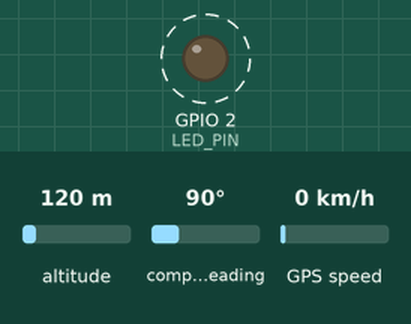
Bench run of a sketch on a simulated ESP32. Parts: output pins drawn as LEDs (lit = HIGH). Dashed ring = blinking. Inputs (shaded band) come from the test bench; at power-on: altitude 120 m, compass heading 90°, GPS speed 0 km/h. Storage starts empty; the GPS gets a fix after 3 s at 37.7749, -122.4194 with 8 satellites; what the sketch prints to the serial monitor is not drawn.

Above: at 1.5 s.
Timing chart, 0 to 4.0 s (numbered marks = the images above):
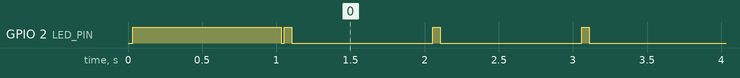

Measured:
- by itself, GPIO 2 (LED_PIN): repeats every 1.0 s: HIGH 0.05 s, LOW 0.95 s

The sketch:

Blink.ino
```cpp
#include <TinyGPS++.h> // ไลบรารีสำหรับแปลภาษา GPS
#include <SD.h>        // ไลบรารีสำหรับ SD Card
#include <SPI.h>       // ไลบรารีการสื่อสาร

// ==========================================
// 🔌 การตั้งค่าขา (Wiring - ESP32 Devkit V1)
// ==========================================

// 1. ตั้งค่า GPS (NEO-6M)
static const int RXPin = 16; // สาย TX ของ GPS --> เสียบขา 16 (RX2) ของ ESP32
static const int TXPin = 17; // สาย RX ของ GPS --> เสียบขา 17 (TX2) ของ ESP32
static const uint32_t GPSBaud = 9600; // ความเร็วมาตรฐานของ NEO-6M

// 2. ตั้งค่า SD Card
#define CS_PIN 5  // สาย CS ของ SD Card --> เสียบขา 5 (D5) ของ ESP32

// 3. ไฟสถานะ (บนบอร์ด)
#define LED_PIN 2 // ไฟสีฟ้าบนบอร์ด เอาไว้กระพริบโชว์

// ==========================================
// ตัวแปรระบบ
// ==========================================
TinyGPSPlus gps;
HardwareSerial neogps(1); // ใช้ Hardware Serial ช่อง 1
File myFile;
String filename = "/football_data.csv"; // ตั้งชื่อไฟล์ที่นี่
unsigned long lastLog = 0;

void setup() {
  // เริ่มต้น Serial Monitor (เอาไว้ดูในคอม ถ้าเสียบสาย)
  Serial.begin(115200);

  // เริ่มต้นรับค่า GPS
  neogps.begin(GPSBaud, SERIAL_8N1, RXPin, TXPin);

  // ตั้งค่าไฟ LED เป็น Output
  pinMode(LED_PIN, OUTPUT);

  Serial.println("\n--- Wolfsburg GPS System Starting ---");

  // --- 1. เริ่มต้น SD Card ---
  Serial.print("Initializing SD card... ");

  // ถ้าหาการ์ดไม่เจอ ให้ไฟกระพริบรัวๆ (SOS Mode)
  if (!SD.begin(CS_PIN)) {
    Serial.println("FAILED! (Check Connection)");
    while (1) {
      digitalWrite(LED_PIN, HIGH); delay(50);
      digitalWrite(LED_PIN, LOW); delay(50);
    }
  }
  Serial.println("DONE.");

  // --- 2. สร้างไฟล์และเขียนหัวตาราง (Header) ---
  // เช็คว่ามีไฟล์นี้ยัง? ถ้าไม่มีให้สร้างใหม่
  if (!SD.exists(filename)) {
    myFile = SD.open(filename, FILE_WRITE);
    if (myFile) {
      // เขียนหัวคอลัมน์ (สำคัญมาก! โปรแกรม Python จะอ่านบรรทัดนี้)
      myFile.println("Date,Time,Lat,Lon");
      myFile.close();
      Serial.println("Created new file & Header written.");
    } else {
      Serial.println("Error creating file!");
    }
  } else {
    Serial.println("File exists. Appending new data...");
  }

  // กระพริบยาว 1 ที บอกว่าพร้อมลุย!
  digitalWrite(LED_PIN, HIGH); delay(1000); digitalWrite(LED_PIN, LOW);
}

void loop() {
  // --- 1. อ่านข้อมูลดิบจาก GPS ตลอดเวลา ---
  // (ต้องมี Loop นี้ ห้ามลบ! ไม่งั้นค่าไม่อัปเดต)
  while (neogps.available() > 0) {
    gps.encode(neogps.read());
  }

  // --- 2. ตั้งเวลาบันทึกทุก 1 วินาที (1000 ms) ---
  if (millis() - lastLog >= 1000) {
    lastLog = millis();

    // ดึงค่าวันที่และเวลา
    // (ถ้า GPS ยังไม่จับสัญญาณ วันที่อาจจะเป็น 0/0/0 ไม่ต้องตกใจ)
    String d = String(gps.date.day()) + "/" + String(gps.date.month()) + "/" + String(gps.date.year());
    String t = String(gps.time.hour()) + ":" + String(gps.time.minute()) + ":" + String(gps.time.second());

    // ดึงค่าพิกัด (Lat, Lon)
    // (ถ้า GPS ยังไม่จับสัญญาณ ค่าจะเป็น 0.000000)
    double lat = gps.location.lat();
    double lon = gps.location.lng();

    // --- 3. บันทึกลงการ์ด (Force Write) ---
    // เปิดไฟล์แบบต่อท้าย (FILE_APPEND)
    myFile = SD.open(filename, FILE_APPEND);

    if (myFile) {
      // เขียนข้อมูลลงไปบรรทัดใหม่
      myFile.print(d);
      myFile.print(",");
      myFile.print(t);
      myFile.print(",");
      myFile.print(lat, 6); // ทศนิยม 6 ตำแหน่ง
      myFile.print(",");
      myFile.println(lon, 6);

      myFile.close(); // ปิดไฟล์ทันทีเพื่อบันทึก

      // --- 4. แสดงสถานะว่า "จดแล้ว" ---
      // ไฟกระพริบแว๊บนึง
      digitalWrite(LED_PIN, HIGH);
      delay(50);
      digitalWrite(LED_PIN, LOW);

      // ปริ้นบอกในคอม (เผื่อดู)
      Serial.print("Saved: "); Serial.print(t);
      Serial.print(" | Lat: "); Serial.print(lat, 6);
      Serial.print(" | Lon: "); Serial.println(lon, 6);

    } else {
      Serial.println("Error writing to file!");
      // ถ้าเขียนไม่ได้ ให้ไฟติดค้าง
      digitalWrite(LED_PIN, HIGH);
    }
  }
}
```
